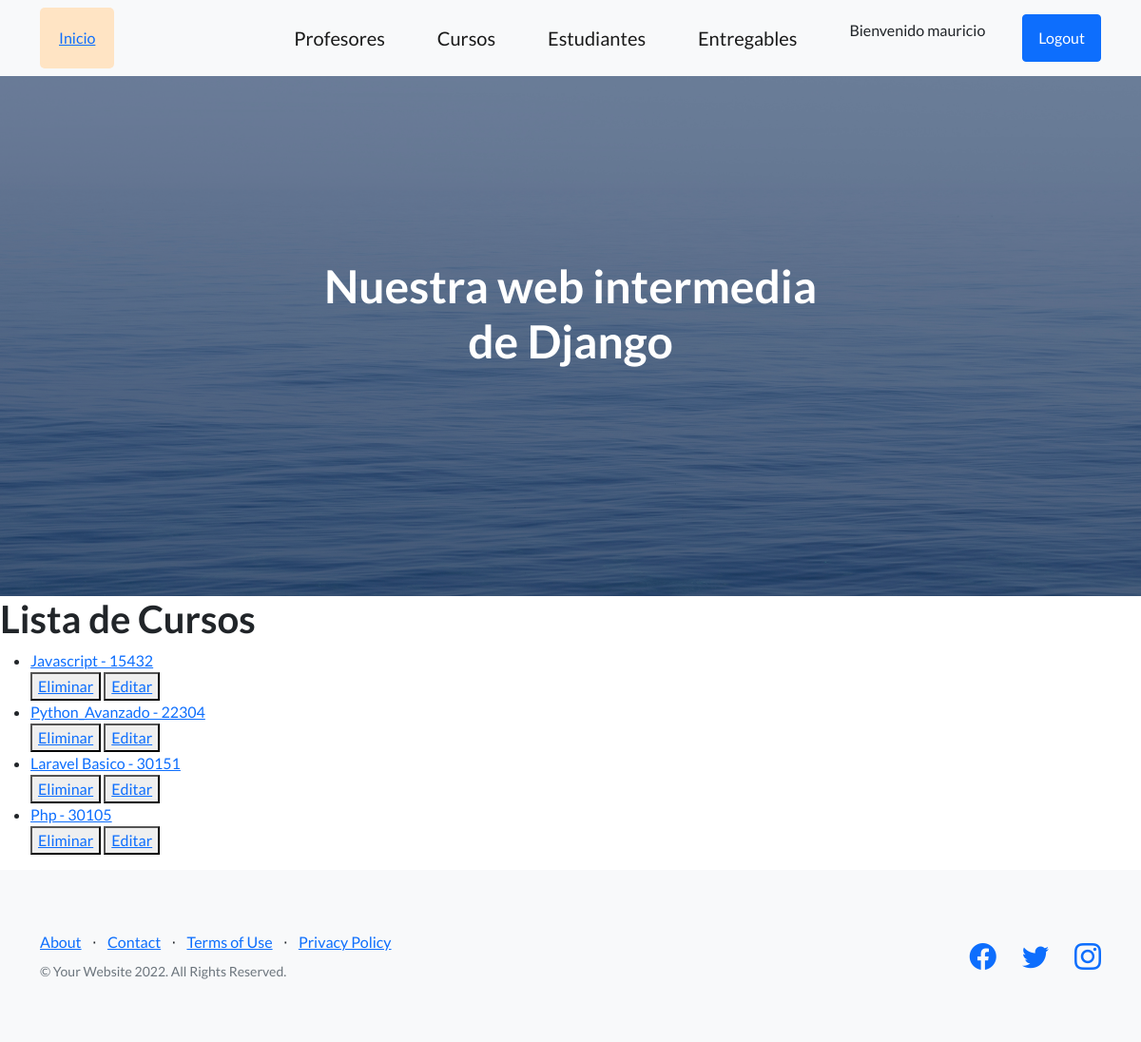
Before: /app-coder/listaCursos (signed in) with the older database file.
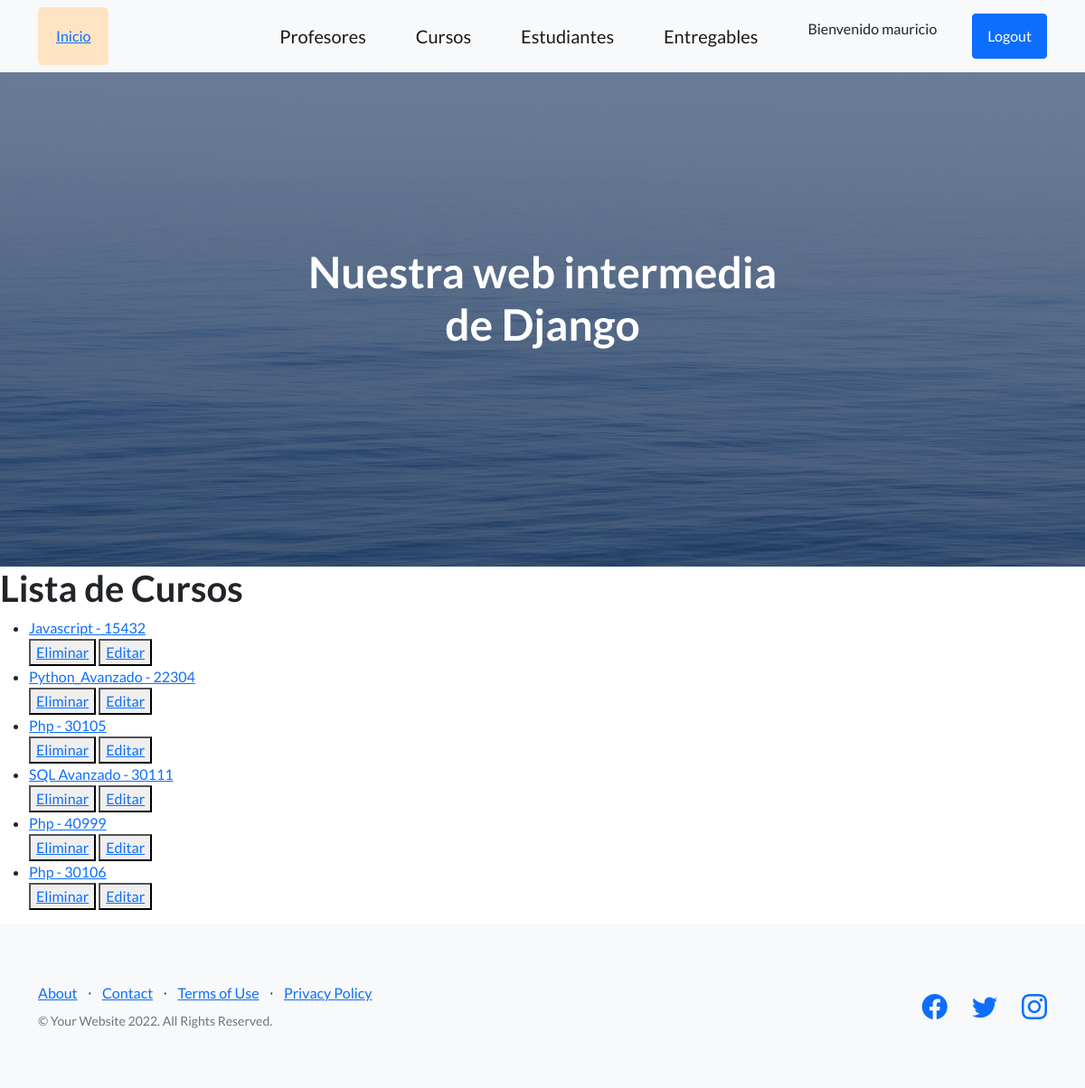
After: the same page with the newer database file.
### AppCoder/models.py (models this page shows)
class Curso(models.Model):
    nombre = models.CharField(max_length=50)
    camada = models.IntegerField()
    def __str__(self):
        return f'{self.nombre} - {self.camada}'

### AppCoder/views.py (the view)
# urls.py: path('listaCursos', CursoList.as_view(), name="ListaCursos"),
class CursoList(LoginRequiredMixin, ListView):
    model = Curso
    template_name = 'curso_list.html'
    context_object_name = "cursos"

### AppCoder/templates/curso_list.html
{% extends 'padre.html' %}
{% load static %}
{% block contenidoQueCambia %}
    <h1>Lista de Cursos</h1>
    <ul>
        {% for curso in cursos %}
            <li>
                <a href="{% url 'DetalleCurso' curso.id %}">
                    {{curso}}
                </a>
            </li>
            <div>
                <button>
                    <a href="{% url 'EliminaCursos' curso.id %}">Eliminar</a>
                </button>
                <button>
                    <a href="{% url 'ActualizaCursos' curso.id %}">Editar</a>
                </button>
            </div>
        {% endfor %}
    </ul>
{% endblock contenidoQueCambia %}

Changed rows visible on the page:
removed Curso: nombre+camada "Laravel Basico - 30151"
added Curso: nombre+camada "SQL Avanzado - 30111"
added Curso: nombre+camada "Php - 40999"
added Curso: nombre+camada "Php - 30106"
